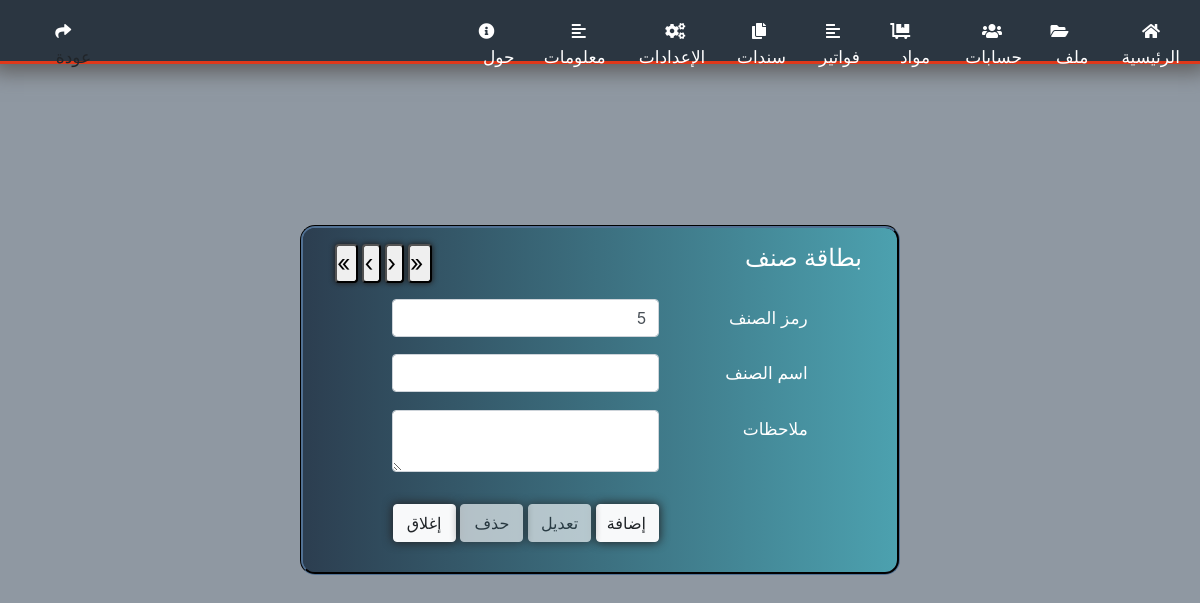
The app's page /category_card.php, older data.
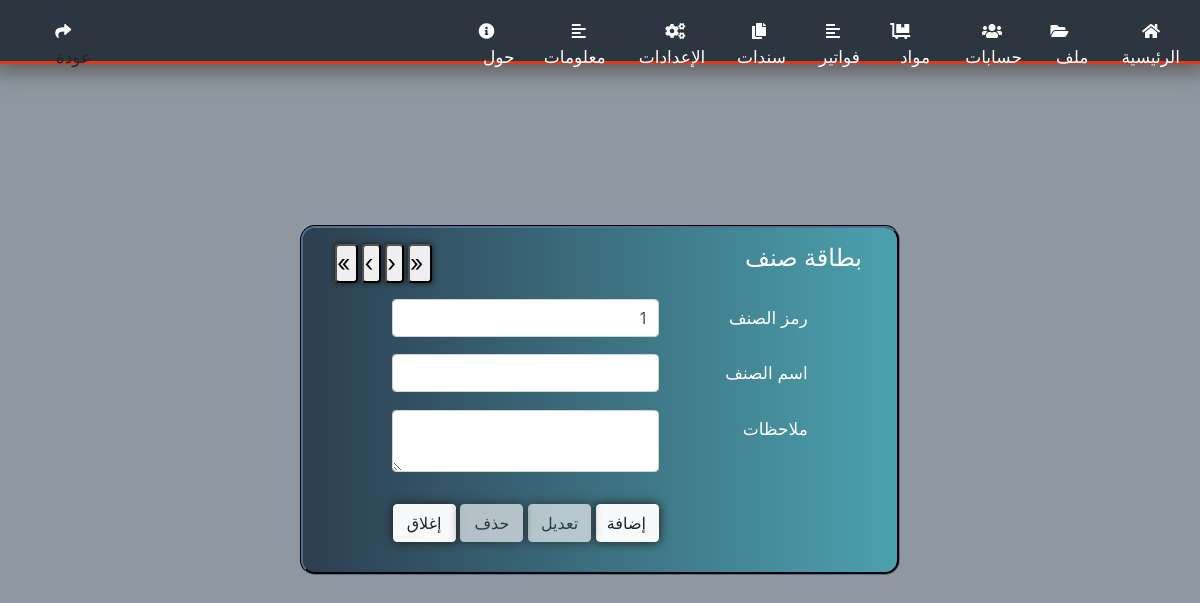
The same page, newer data.
### tables this page shows
CREATE TABLE `categories` (
  `id` int(11) NOT NULL AUTO_INCREMENT,
  `name` varchar(250) NOT NULL,
  `code` varchar(250) NOT NULL,
  `note` varchar(250) NOT NULL,
  `is_deleted` int(2) NOT NULL DEFAULT 0,
  `created_at` timestamp NOT NULL DEFAULT current_timestamp(),
  `updated_at` timestamp NOT NULL DEFAULT current_timestamp(),
  PRIMARY KEY (`id`)
);

### helper/operation_functions.php (called while the page is built, shortened)
<?php
function generate_code($prefix, $code, $type)
{
    $code_trim = substr($code, strlen($prefix . "-") - 1) + 1;
    $code_result = "";
    if ($type == "parent")
        for ($i = NUMBER_OF_ZEROS_PARENT; $i > strlen($code_trim); $i--) {
            $code_result .= "0";
        }
    return $prefix . $code_result . $code_trim;
}
function get_auto_code($con, $table, $column, $prefix, $type = "child", $parent_col_name = '', $parent_id = '')
{
    if ($parent_id != '')
        $select_max_id_query = "select max(id),$parent_col_name from $table where $parent_col_name = '$parent_id' and is_deleted <> '1'";
    else
        $select_max_id_query = "select max(id) from $table  where is_deleted <> '1'";
    $select_max_id_exec = mysqli_query($con, $select_max_id_query);
    $max_id = mysqli_fetch_row($select_max_id_exec)[0];
    $select_code_query = "select $column from $table where id = '$max_id' and $column like '$prefix%'";
    $select_code_exec = mysqli_query($con, $select_code_query);
    @$code = mysqli_fetch_row($select_code_exec)[0];
    if ($code == null)
        if ($type == "child") {
            $zeros = '';
            for ($i = 1; $i < NUMBER_OF_ZEROS_CHILD; $i++)
                $zeros .= "0";
            return $prefix . $zeros . "1";
        } else {
            $zeros = '';
            for ($i = 1; $i < NUMBER_OF_ZEROS_PARENT; $i++)
                $zeros .= "0";
            return $prefix . $zeros . "1";
        }
    return generate_code($prefix, $code, $type);
}

### category_card.php (the view, shortened to what the changed rows need)
<?php
include('include/nav.php');
?>
<html dir="rtl" lang="ar">
<head>
    <link rel="stylesheet" href="css/styles/category_card.css">
</head>
<?php
$select_last_next_category_query = selectND('categories') . ' order by code desc limit 1 ';
$select_last_next_category_exec = mysqli_query($con, $select_last_next_category_query);
$last_next_code = mysqli_fetch_array($select_last_next_category_exec)['code'];
$select_last_previous_category_query = selectND('categories') . ' limit 1 ';
$select_last_previous_category_exec = mysqli_query($con, $select_last_previous_category_query);
$last_previous_code = mysqli_fetch_array($select_last_previous_category_exec)['code'];
$current_category_code = get_auto_code($con, 'categories', 'code', '', 'parent');
$next_category_code = $current_category_code;
$previous_category_code = 1;
if ($current_category_code > $previous_category_code) {
    $previous_category_code_query = selectND('categories') . andWhereSmaller('code', $current_category_code) . ' order by code desc';
    $previous_category_code_exec = mysqli_query($con, $previous_category_code_query);
    $previous_category_code = mysqli_fetch_array($previous_category_code_exec)['code'];
}
?>
<body>
    <form id="category" action="" method="post">
        <div class="container" >
                <div class="form-group row justify-content-center ">
                    <div class="col-md-6">
                        <input type="number" value="<?php if (($next_category_code == '' && isset($_POST['next'])) ||
                                            (isset($_POST['previous']) && $previous_category_code == '') ||
                                            (!isset($_POST['code']))
                                        )
                                            echo get_auto_code($con, 'categories', 'code', '', 'parent');
                                        elseif (isset($_POST['next'])) echo $next_category_code;
                                        elseif (isset($_POST['last_next'])) echo $last_next_code;
                                        elseif (isset($_POST['previous'])) echo $previous_category_code;
                                        elseif (isset($_POST['last_previous'])) echo $last_previous_code;
                                        elseif (isset($_POST['current']) || isset($_POST['update'])) echo $_POST['code']; ?>" id="code" class="form-control" name="code">
                    </div>
                </div>
        </div>
    </form>
</body>
</html>

Row changes from the older to the newer data that the page shows:
removed categories: code "5"
Text that changed along with them:
form field code: (not shown) → "1"
